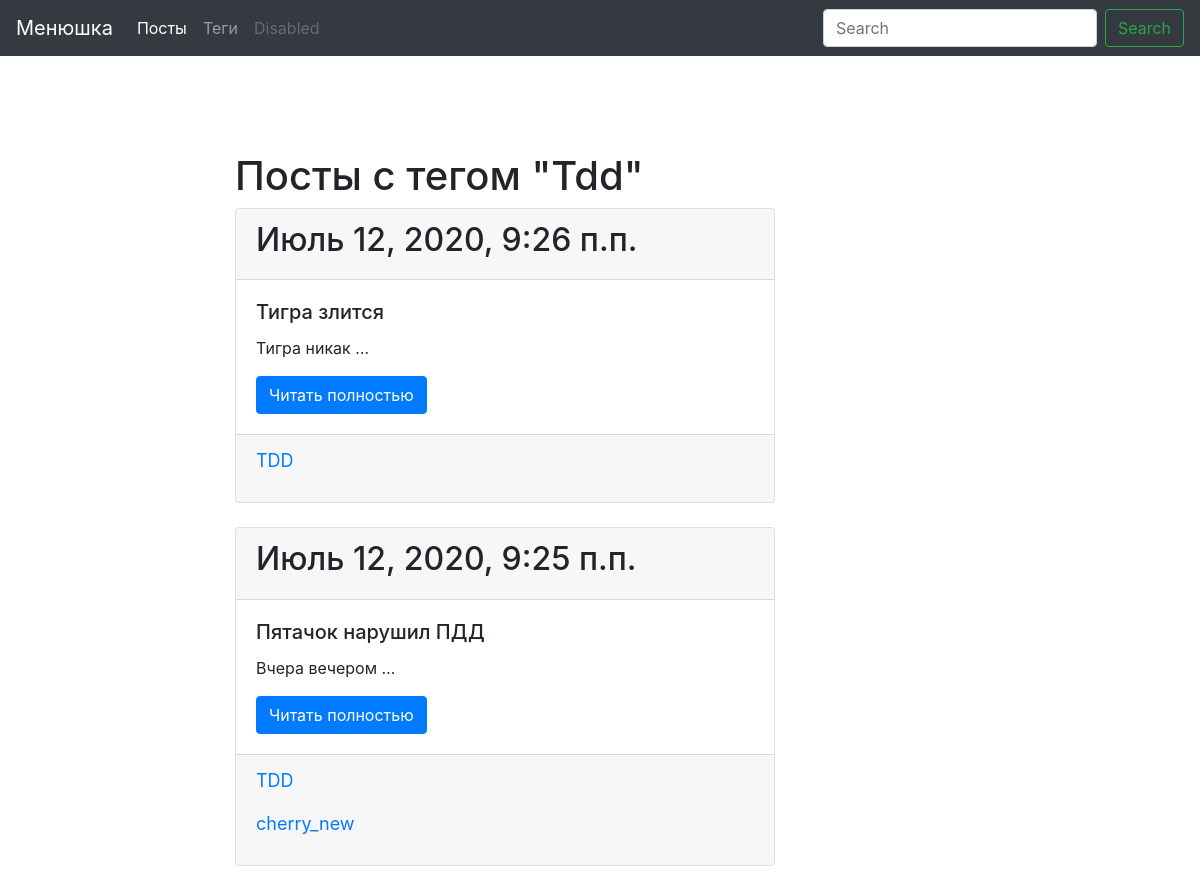
/tag/tdd/, run on an earlier commit of the app's database.
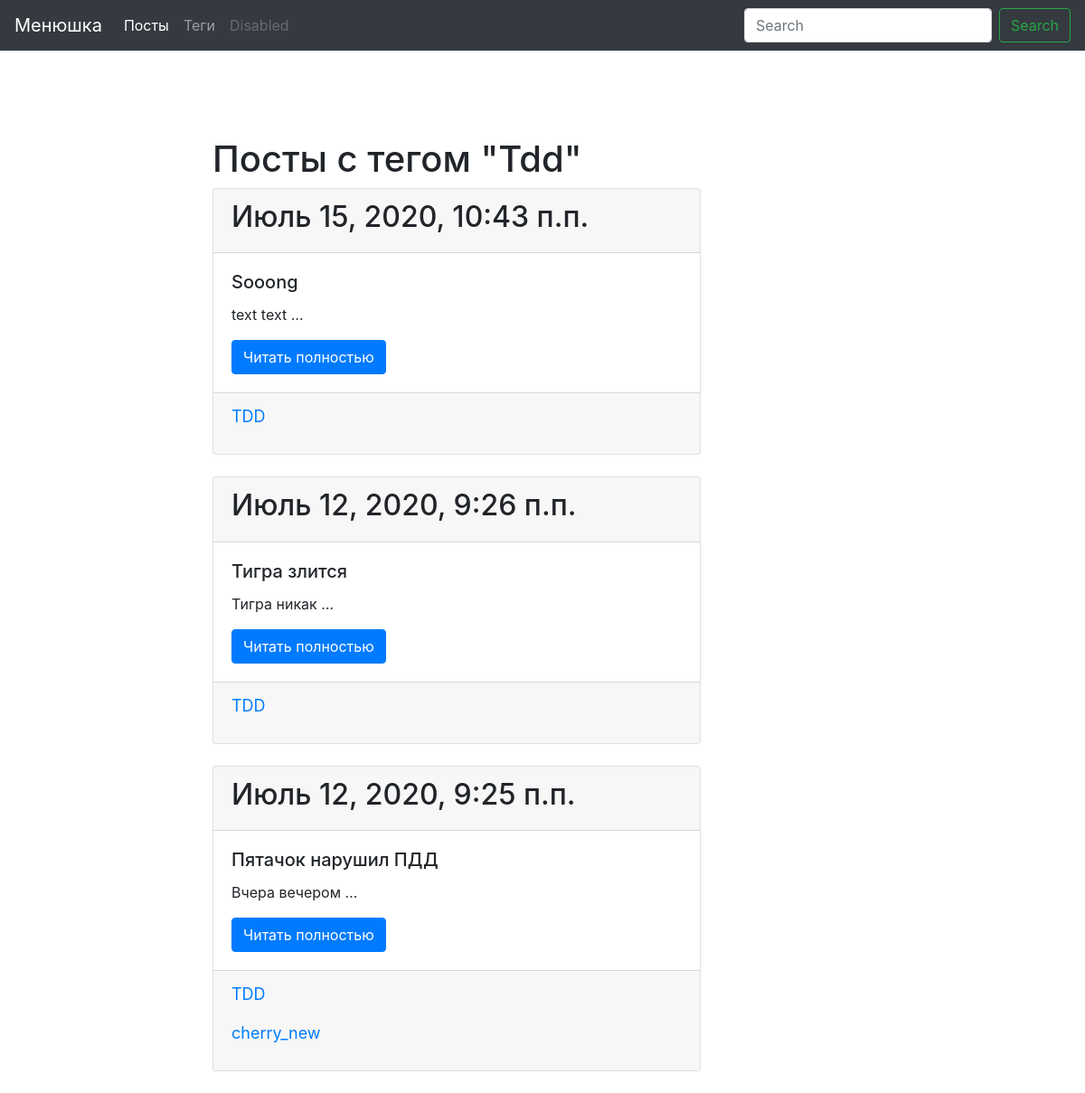
And on a later commit of the database.
### pt/models.py (models this page shows, shortened)
class Post(models.Model):
	title = models.CharField(max_length=150, db_index=True)
	slug = models.SlugField(max_length=150, blank=True, unique=True)
	body = models.TextField(blank=True, db_index=True)
	tags = models.ManyToManyField('Tag', blank=True, related_name='posts')
	date_pub = models.DateTimeField(auto_now_add = True)
	def get_absolute_url(self):
		return reverse('post_detail_url', kwargs={'slug': self.slug})
	class Meta:
		ordering = ['-date_pub']

class Tag(models.Model):
	title = models.CharField(max_length=50)
	slug = models.SlugField(max_length=50, unique=True)
	def get_absolute_url(self):
		return reverse('tag_detail_url', kwargs={'slug': self.slug})
	class Meta:
		ordering = ['title']

### pt/views.py (the view)
# urls.py: path('tag/<str:slug>/', TagDetail.as_view(), name='tag_detail_url'),
class TagDetail(ObjectDetailMixin, View):
	model = Tag
	template = 'pt/tag_detail.html'

### pt/utils.py (called while the page is built)
	def get(self, request, slug):
		obj = get_object_or_404(self.model, slug__iexact=slug)
		return render(request, self.template, {self.model.__name__.lower(): obj, 'admin_obj': obj})

### pt/templates/pt/tag_detail.html (shortened to what this page needs)
{% extends 'pt/base_blog.html' %}
{% block content %}
    <h1 class="mt-5">
        Посты с тегом "{{ tag.title|title }}"
    </h1>
    {% for post in tag.posts.all %}
		{% include 'pt/includes/post_card.html' %}
	{% endfor %}
{% endblock %}

### pt/templates/pt/includes/post_card.html
<div class="card mb-4">
	<div class="card-header">
		<h2> {{ post.date_pub }} </h2>
	</div>
	<div class="card-body">
		<h5 class="card-title"> {{ post.title }} </h5>
		<p class="card-text"> {{ post.body|truncatewords:2 }} </p>
		<a href="{{ post.get_absolute_url }}" class="btn btn-primary">Читать полностью</a>
	</div>
	<div class="card-footer text-muted">
		{% for tag in post.tags.all %}
			<a href="{{ tag.get_absolute_url }}" style="font-size: 18px"> <p>{{ tag.title }} </p> </a>
		{% endfor %}
	</div>
</div>

What changed in the data, as far as the page shows it:
added Post: date_pub "Июль 15, 2020, 10:43 п.п.", title "Sooong", body "text text …", Tag (title "TDD")
